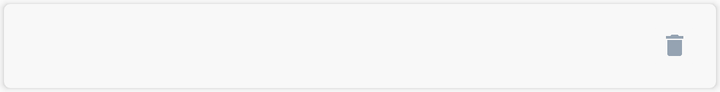
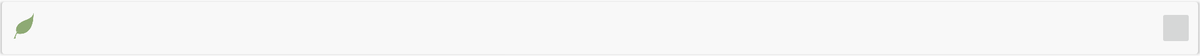

One screen, two layout resources from the same app: the default and the repository's alternative for another configuration. Each is rendered where Android would select it; the XML of both is given below.
<!-- AndroidManifest.xml: application theme AppTheme -->
<!-- res/layout/wordcard.xml -->
<?xml version="1.0" encoding="utf-8"?>
<android.support.v7.widget.CardView
    xmlns:android="http://schemas.android.com/apk/res/android"
    xmlns:card_view="http://schemas.android.com/apk/res-auto"
    android:layout_width="match_parent"
    android:layout_height="wrap_content"
    android:id="@+id/wordCV"
    android:layout_margin="2dp"
    card_view:cardBackgroundColor="@color/cardviewItem"
    card_view:cardCornerRadius="3dp"
    card_view:cardElevation="2dp"
    card_view:contentPadding="6dp"
    android:foreground="?android:attr/selectableItemBackground"
    android:clickable="true"
    >

    <RelativeLayout
        android:layout_width="match_parent"
        android:layout_height="match_parent">

        <RelativeLayout
            android:layout_width="match_parent"
            android:layout_height="wrap_content"
            android:layout_marginRight="50dp"
            android:layout_centerVertical="true"
            android:id="@+id/rl1">

            <TextView
                android:layout_width="match_parent"
                android:layout_height="wrap_content"
                android:textSize="18dp"
                android:textColor="#000"
                android:maxLines="1"
                android:id="@+id/wordValue"/>

        </RelativeLayout>

        <ImageButton
            android:id="@+id/delWord"
            android:padding="8dp"
            android:src="@drawable/deltbtn2"
            android:scaleType="fitCenter"
            android:backgroundTint="@color/cardviewItem"
            android:layout_alignParentEnd="true"
            android:layout_centerInParent="true"
            android:layout_width="30dp"
            android:layout_height="30dp" />

    </RelativeLayout>

</android.support.v7.widget.CardView>
<!-- resources referenced by this layout -->
<resources>
  <color name="cardviewItem">#f8f8f8</color>
  <!-- drawable deltbtn2: png bitmap (drawable, 1846 bytes) -->
  <style name="AppTheme" parent="Theme.AppCompat.Light.DarkActionBar">
          <item name="android:textColorSecondary">@color/darkFore1</item>
          <item name="android:textColorPrimary">@color/darkFore1</item>
          <item name="android:textColor">@color/darkFore1</item>
          <item name="android:titleTextStyle">@color/darkFore1</item>
          <item name="android:itemBackground">@color/darkBack4</item>
          <item name="colorPrimary">@color/colorPrimary</item>
          <item name="colorPrimaryDark">@color/colorPrimaryDark</item>
          <item name="colorAccent">@color/colorAccent</item>
          <item name="actionBarTheme">@color/darkFore1</item>
          <item name="android:textColorHint">@color/hintColor</item>
          <item name="android:popupMenuStyle">@color/darkBack4</item>
      </style>
  <color name="darkFore1">#2B2B2B</color>
  <color name="darkBack4">#F0EAD6</color>
  <color name="colorPrimary">#0F0F40</color>
  <color name="colorPrimaryDark">#0F0F40</color>
  <color name="colorAccent">#0F0F40</color>
  <color name="hintColor">#5A6877</color>
</resources>
<!-- res/layout-xlarge/wordcard.xml (the repository's variant of the layout above) -->
<!-- drawn on a large tablet held sideways -->
<?xml version="1.0" encoding="utf-8"?>
<android.support.v7.widget.CardView
    xmlns:android="http://schemas.android.com/apk/res/android"
    xmlns:card_view="http://schemas.android.com/apk/res-auto"
    xmlns:app="http://schemas.android.com/apk/res-auto"
    android:layout_width="match_parent"
    android:layout_height="wrap_content"
    android:id="@+id/wordCV"
    android:layout_margin="2dp"
    card_view:cardBackgroundColor="@color/cardviewItem"
    card_view:cardCornerRadius="3dp"
    card_view:cardElevation="2dp"
    card_view:contentPadding="6dp"
    android:foreground="?android:attr/selectableItemBackground"
    android:clickable="true"
    >

    <RelativeLayout
        android:layout_width="match_parent"
        android:layout_height="match_parent">
        <ImageView
            android:id="@+id/img"
            android:src="@drawable/ic_green2"
            android:layout_width="35dp"
            android:layout_height="40dp" />

        <RelativeLayout
            android:layout_width="match_parent"
            android:layout_height="wrap_content"
            android:layout_toRightOf="@+id/img"
            android:layout_centerVertical="true"
            android:id="@+id/rl1">

            <TextView
                android:layout_width="match_parent"
                android:layout_height="wrap_content"
                android:textSize="24sp"
                android:maxLines="1"
                android:id="@+id/wordValue"
                android:textColor="@color/darkFore1"
                />

            <TextView
                android:layout_width="match_parent"
                android:layout_height="wrap_content"
                android:textSize="8sp"
                android:maxLines="1"
                android:id="@+id/sourceListName"
                android:layout_below="@id/wordValue"
                android:textColor="@color/darkFore2"
                />


        </RelativeLayout>

        <android.support.v7.widget.AppCompatImageButton
            android:id="@+id/moreBtn"
            android:padding="4dp"
            android:src="@drawable/more"
            android:scaleType="fitCenter"
            android:layout_alignParentEnd="true"
            android:layout_centerInParent="true"
            android:layout_width="35dp"
            android:layout_height="40dp" />

    </RelativeLayout>

</android.support.v7.widget.CardView>
<!-- resources referenced by the variant -->
<!-- as a large tablet held sideways resolves them -->
<resources>
  <color name="cardviewItem">#f8f8f8</color>
  <color name="darkFore1">#2B2B2B</color>
  <color name="darkFore2">#323232</color>
  <!-- drawable ic_green2: png bitmap (drawable, 3525 bytes) -->
  <style name="AppTheme" parent="Theme.AppCompat.Light.DarkActionBar">
          <item name="android:textColorSecondary">@color/darkFore1</item>
          <item name="android:textColorPrimary">@color/darkFore1</item>
          <item name="android:textColor">@color/darkFore1</item>
          <item name="android:titleTextStyle">@color/darkFore1</item>
          <item name="android:itemBackground">@color/darkBack4</item>
          <item name="colorPrimary">@color/colorPrimary</item>
          <item name="colorPrimaryDark">@color/colorPrimaryDark</item>
          <item name="colorAccent">@color/colorAccent</item>
          <item name="actionBarTheme">@color/darkFore1</item>
          <item name="android:textColorHint">@color/hintColor</item>
          <item name="android:popupMenuStyle">@color/darkBack4</item>
      </style>
  <color name="darkBack4">#F0EAD6</color>
  <color name="colorPrimary">#0F0F40</color>
  <color name="colorPrimaryDark">#0F0F40</color>
  <color name="colorAccent">#0F0F40</color>
  <color name="hintColor">#5A6877</color>
</resources>
